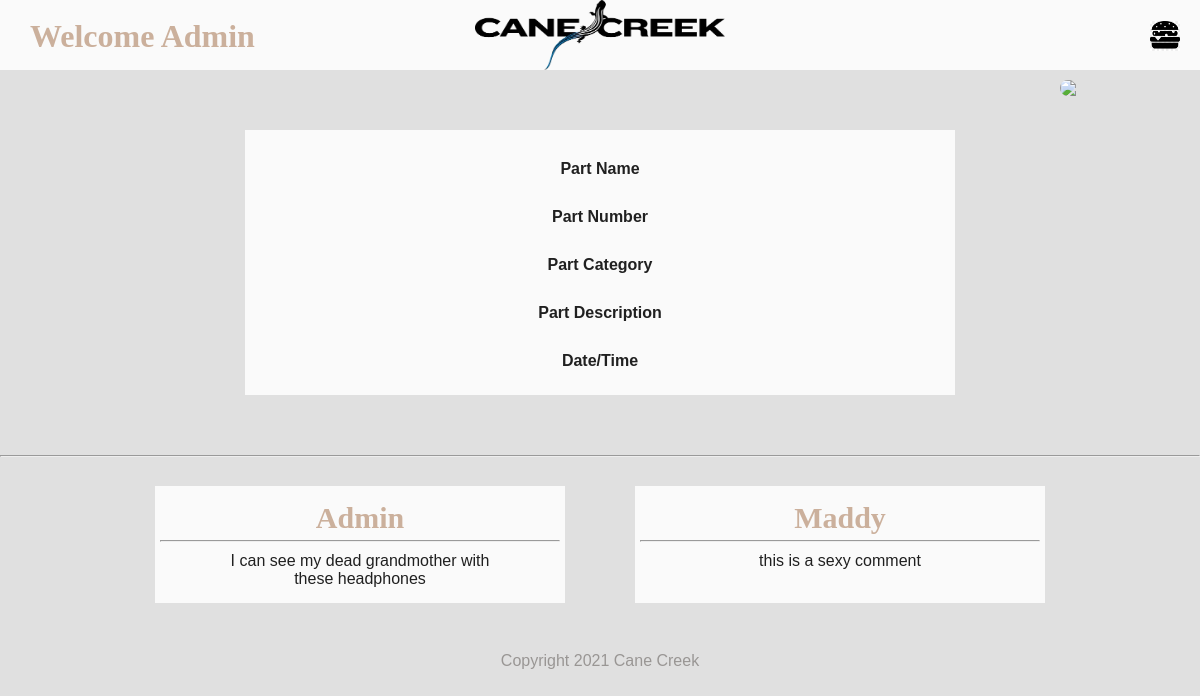
Before: /archivedetails.php?qr=666 (signed in) with the older database file.
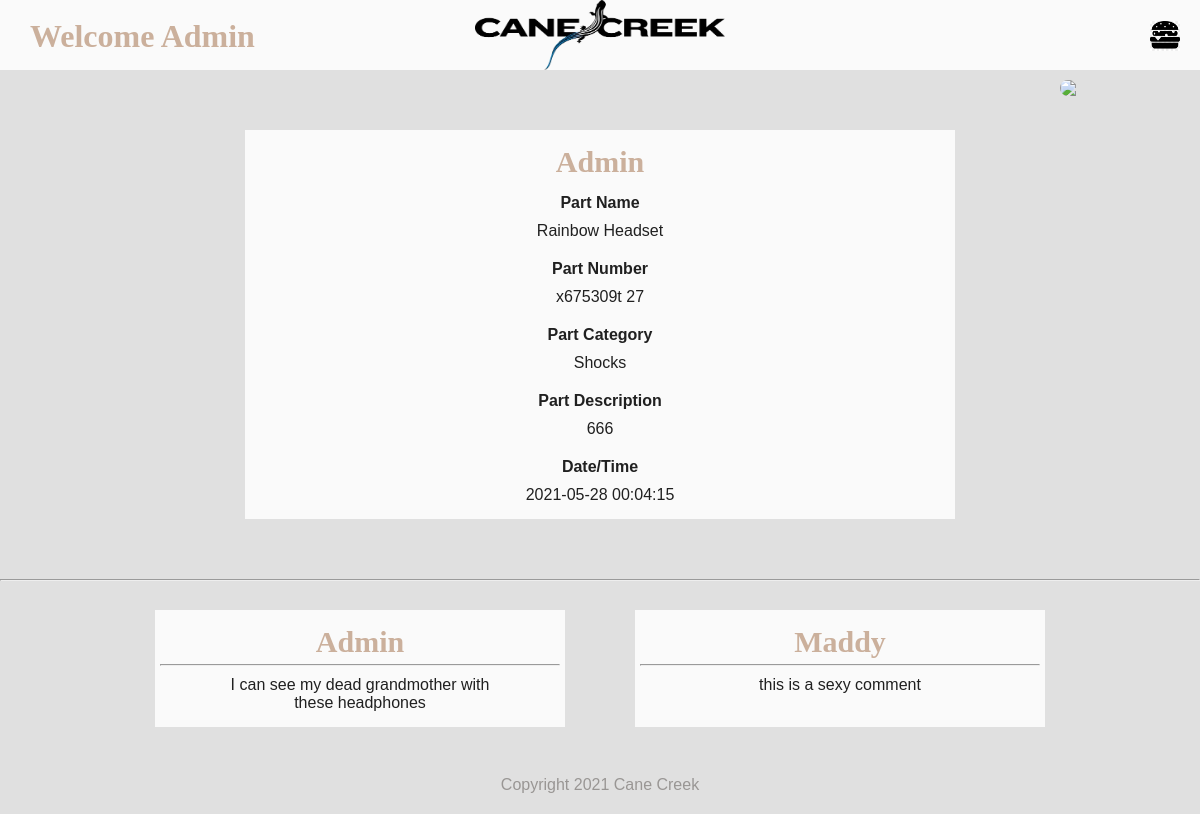
After: the same page with the newer database file.
### tables this page shows
CREATE TABLE `archive` (
  `id` int(11) NOT NULL,
  `qr` varchar(255) NOT NULL,
  `userid` varchar(255) NOT NULL,
  `pnumber` varchar(255) NOT NULL,
  `pname` varchar(255) NOT NULL,
  `pcategory` varchar(255) NOT NULL,
  `pdescription` varchar(255) NOT NULL,
  `ptime` timestamp NOT NULL DEFAULT current_timestamp(),
  PRIMARY KEY (`id`)
);

### archivedetails.php (the view, shortened to what this page needs)
<?php
  include('templates/header.php');
?>
<div id="qrcode">
  <img  src="https://chart.googleapis.com/chart?chs=100x100&cht=qr&chl=<?php echo $_GET['qr']?>" />
</div>
<div class="detailbox" width= 30px;>
  <h2><?php echo htmlspecialchars($archive['userid']) ?></h2>
  <h4>Part Name</h4>
  <p><?php echo htmlspecialchars($archive['pname']) ?></p>
  <h4>Part Number</h4>
  <p><?php echo htmlspecialchars($archive['pnumber']) ?></p>
  <h4>Part Category</h4>
  <p><?php echo htmlspecialchars($archive['pcategory']) ?></p>
  <h4>Part Description</h4>
  <p><?php echo htmlspecialchars($archive['pdescription']) ?></p>
  <h4>Date/Time</h4>
  <p><?php echo htmlspecialchars($archive['ptime']) ?></p>
</div>
<hr />
<div class="container">
  <?php foreach ($comments as $comment){ ?>
    <div class="commentbox">
      <h2><?php echo htmlspecialchars($comment['2'])?></h2>
      <hr />
      <p><?php echo htmlspecialchars($comment['3'])?></p>
    </div>
  <?php } ?>
</div>
<?php
  include('templates/footer.php');
?>

Changed rows visible on the page:
added archive: userid "Admin", pname "Rainbow Headset", pnumber "x675309t 27", pcategory "Shocks", pdescription "666", ptime "2021-05-28 00:04:15"
